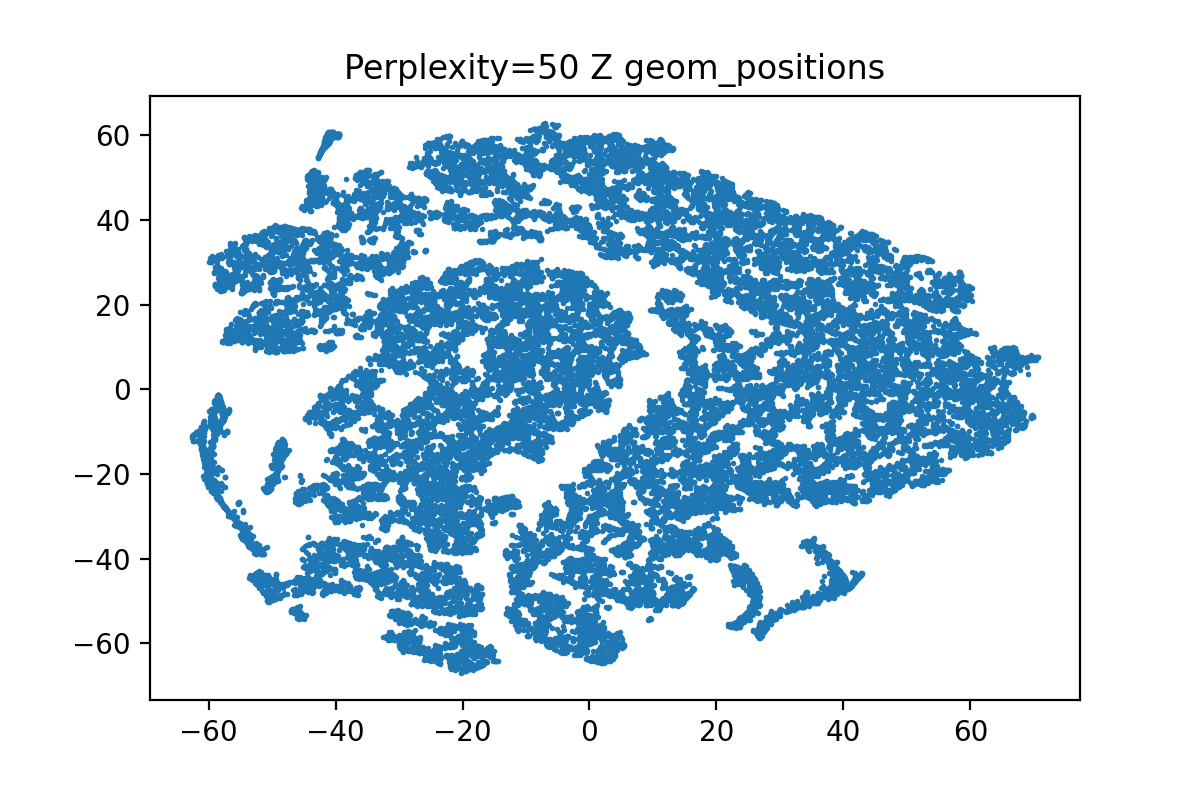
#> input picture notebooks/tsne/Perplexity=50 Z geom_positions.png, 1200 x 800 px
$ jupyter execute --allow-errors Untitled.ipynb
#> lines starting #> are read from the running program, lines starting #| are printed output that depends on the picture
[cell 1]
import numpy as np
import matplotlib.pyplot as plt
from scipy import ndimage as ndi

from skimage.segmentation import watershed
from skimage.feature import peak_local_max

[cell 2]
image = plt.imread("Perplexity=50 Z geom_positions.png")
#> image is the input picture: shape (800, 1200, 4) float32; mean R, G, B, A 0.789, 0.863, 0.916, 0.596

[cell 3]
plt.imshow(image)

#> (a cell that did not finish here is left out)

#> (a cell that did not finish here is left out)

[cell 6]
image.shape

[cell 7]
footprint=np.ones((4, 4))

[cell 8]
image = image.astype('int64')
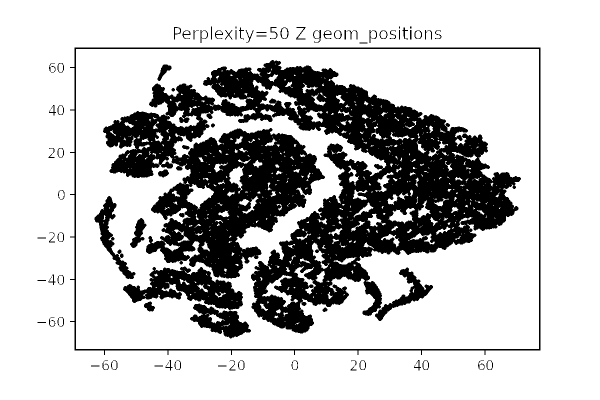
#> image: shape (800, 1200, 4) int64 (shown at 1/2 size); mean R, G, B, A 0.738, 0.738, 0.738, 0.593; transparent parts drawn white
distance = ndi.distance_transform_edt(image)
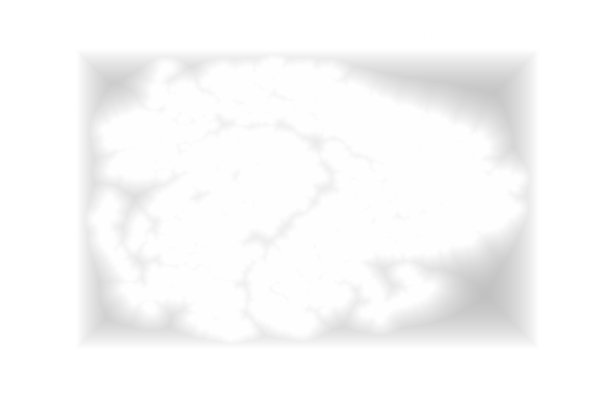
#> distance: shape (800, 1200, 4) float64 (shown at 1/2 size); mean R, G, B, A 8.1, 7.8, 7.4, 7.3; transparent parts drawn white
coords = peak_local_max(distance, labels=image)
mask = np.zeros(distance.shape, dtype=bool)
mask[tuple(coords.T)] = True
markers, _ = ndi.label(mask)
labels = watershed(-distance, markers, mask=image)
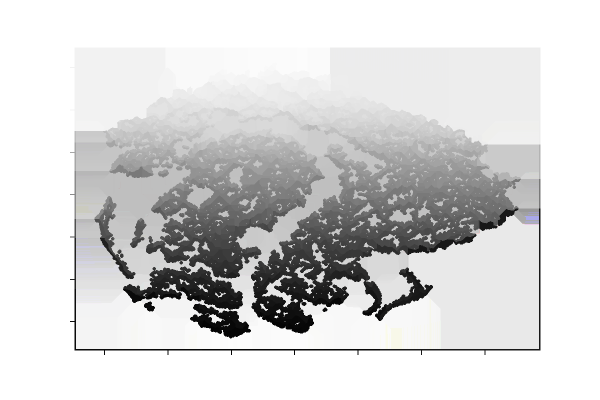
#> labels: shape (800, 1200, 4) int32 (shown at 1/2 size); mean R, G, B, A 562.4, 562.4, 562.2, 941.3; transparent parts drawn white

[cell 9]
plt.imshow(labels)
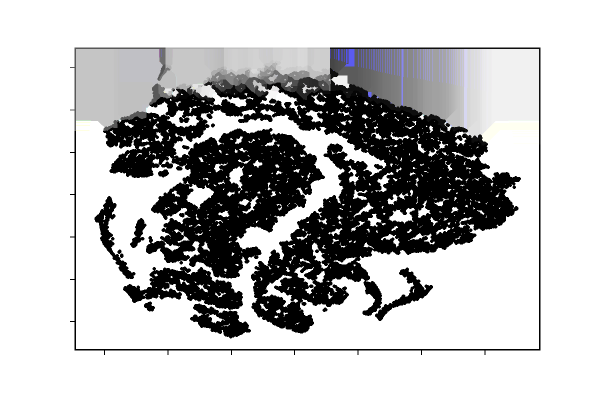
#> shown: shape (800, 1200, 4) (shown at 1/2 size); mean R, G, B, A 78.1, 78.1, 78.6, 142.1; transparent parts drawn white

[cell 10]
fig, axes = plt.subplots(ncols=3, figsize=(10, 3))#, sharex=True, sharey=True)
ax = axes.ravel()

ax[0].imshow(image, cmap=plt.cm.gray)
ax[0].set_title('Overlapping objects')
ax[1].imshow(-distance, cmap=plt.cm.gray)
ax[1].set_title('Distances')
ax[2].imshow(labels, cmap=plt.cm.nipy_spectral)
ax[2].set_title('Separated objects')

for a in ax:
    a.set_axis_off()

fig.tight_layout()
plt.show()
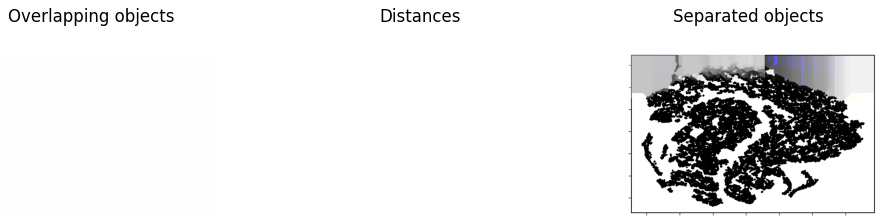
#> figure drawn by matplotlib, 3 panels

$ run again, with notebooks/tsne/Perplexity=100 Z geom_positions.png copied over notebooks/tsne/Perplexity=50 Z geom_positions.png
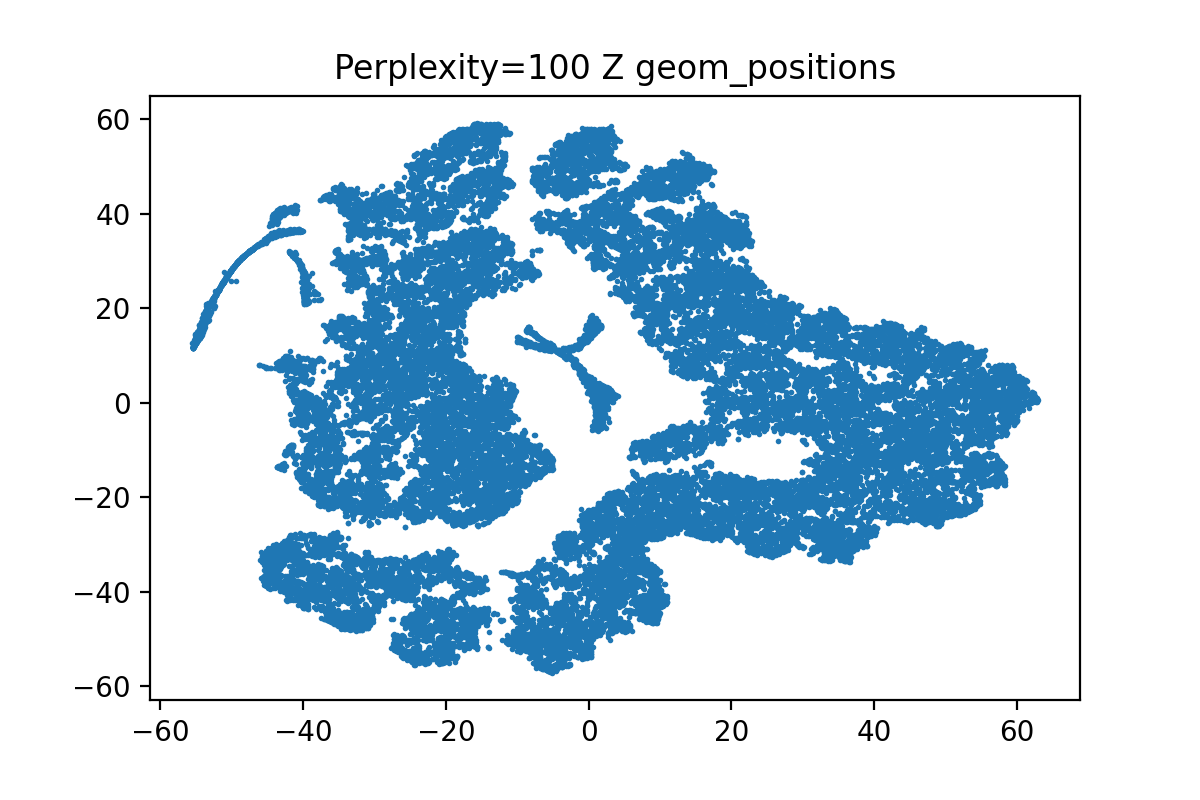
#> input picture notebooks/tsne/Perplexity=100 Z geom_positions.png, 1200 x 800 px
#> image is the input picture: shape (800, 1200, 4) float32; mean R, G, B, A 0.803, 0.871, 0.92, 0.596
#> `labels = watershed(-distance, markers, mask=image)`:
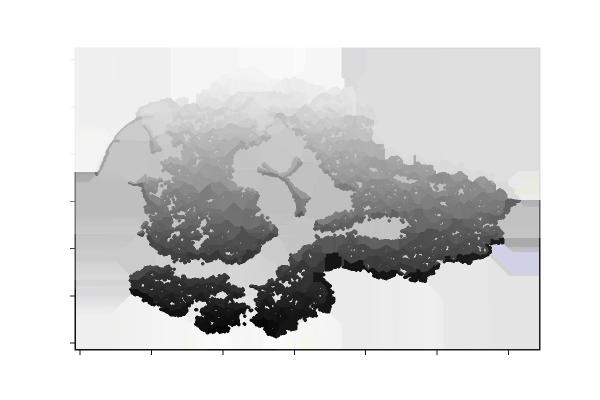
#> labels: shape (800, 1200, 4) int32 (shown at 1/2 size); mean R, G, B, A 324.9, 324.9, 324.8, 528.1; transparent parts drawn white
#> `plt.show()`:
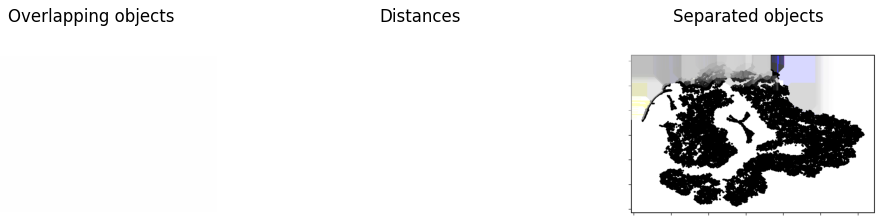
#> figure drawn by matplotlib, 3 panels

$ run again, with notebooks/tsne/Perplexity=30 Z geom_positions.png copied over notebooks/tsne/Perplexity=50 Z geom_positions.png
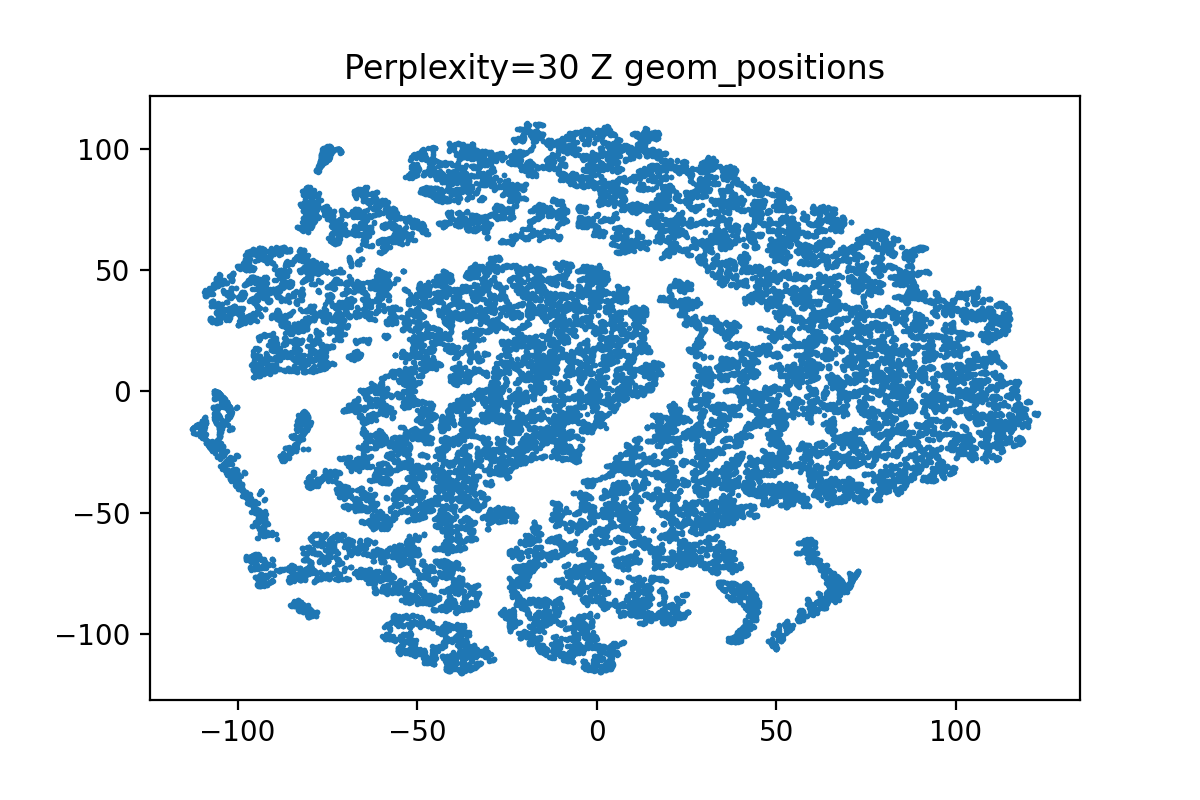
#> input picture notebooks/tsne/Perplexity=30 Z geom_positions.png, 1200 x 800 px
#> image is the input picture: shape (800, 1200, 4) float32; mean R, G, B, A 0.805, 0.873, 0.922, 0.596
#> `labels = watershed(-distance, markers, mask=image)`:
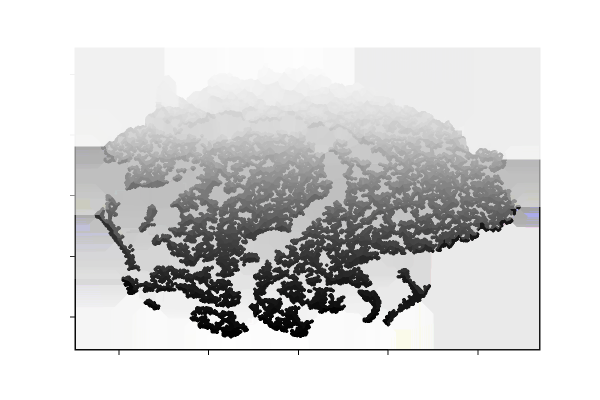
#> labels: shape (800, 1200, 4) int32 (shown at 1/2 size); mean R, G, B, A 687.1, 687.1, 686.1, 1113.4; transparent parts drawn white
#> `plt.show()`:
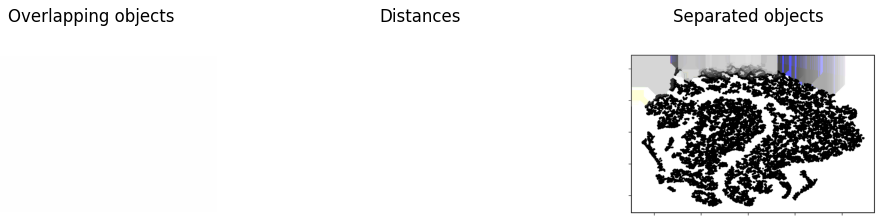
#> figure drawn by matplotlib, 3 panels
